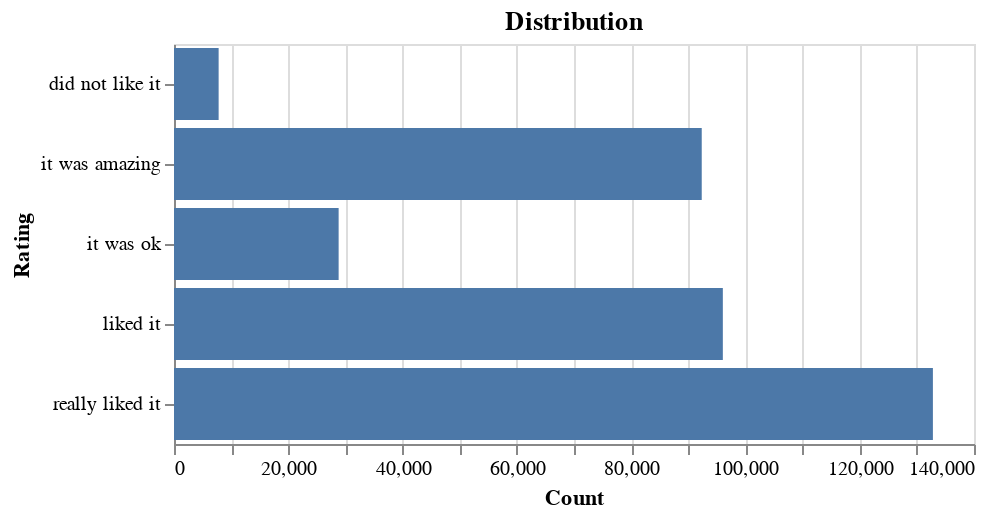

The notebook cell this image was saved under:
### Code cell
(
    ratings
        .group_by("Rating")
        .agg(pl.count("Rating").alias("Count"))
        .sort("Count", descending=True)
        .plot.bar(
        x="Count",
        y="Rating",
        )
        .properties(
            width=400,
            height=200,
            title="Distribution"
        )

)

### Figure 1 — Vega-Lite specification as saved in the notebook (floating-point values rounded to 4 significant figures)
{"config": {"view": {"continuousWidth": 300, "continuousHeight": 300}}, "data": {"name": "data-6b8ae949cbe49326d5239d914b332e20"}, "mark": {"type": "bar", "tooltip": true}, "encoding": {"x": {"field": "Count", "type": "quantitative"}, "y": {"field": "Rating", "type": "nominal"}}, "height": 200, "params": [{"name": "param_1", "select": {"type": "interval", "encodings": ["x", "y"]}, "bind": "scales"}], "title": "Distribution", "width": 400, "$schema": "https://vega.github.io/schema/vega-lite/v5.20.1.json", "datasets": {"data-6b8ae949cbe49326d5239d914b332e20": [{"Rating": "really liked it", "Count": 132808}, {"Rating": "liked it", "Count": 96047}, {"Rating": "it was amazing", "Count": 92354}, {"Rating": "it was ok", "Count": 28811}, {"Rating": "did not like it", "Count": 7811}]}}
